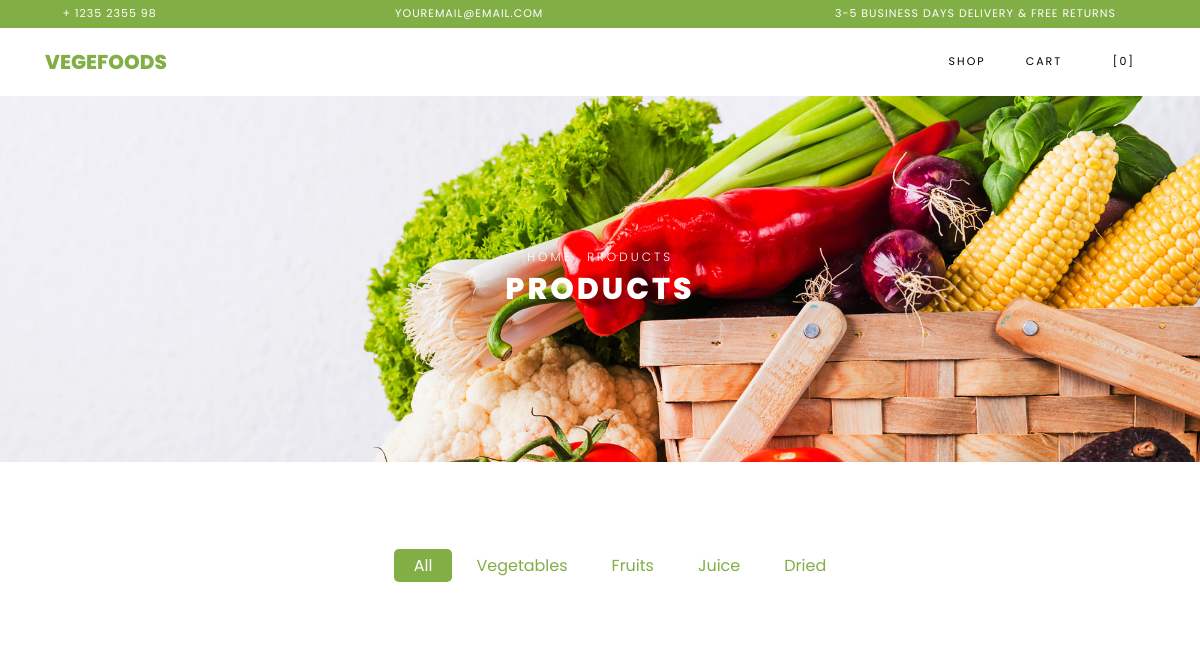
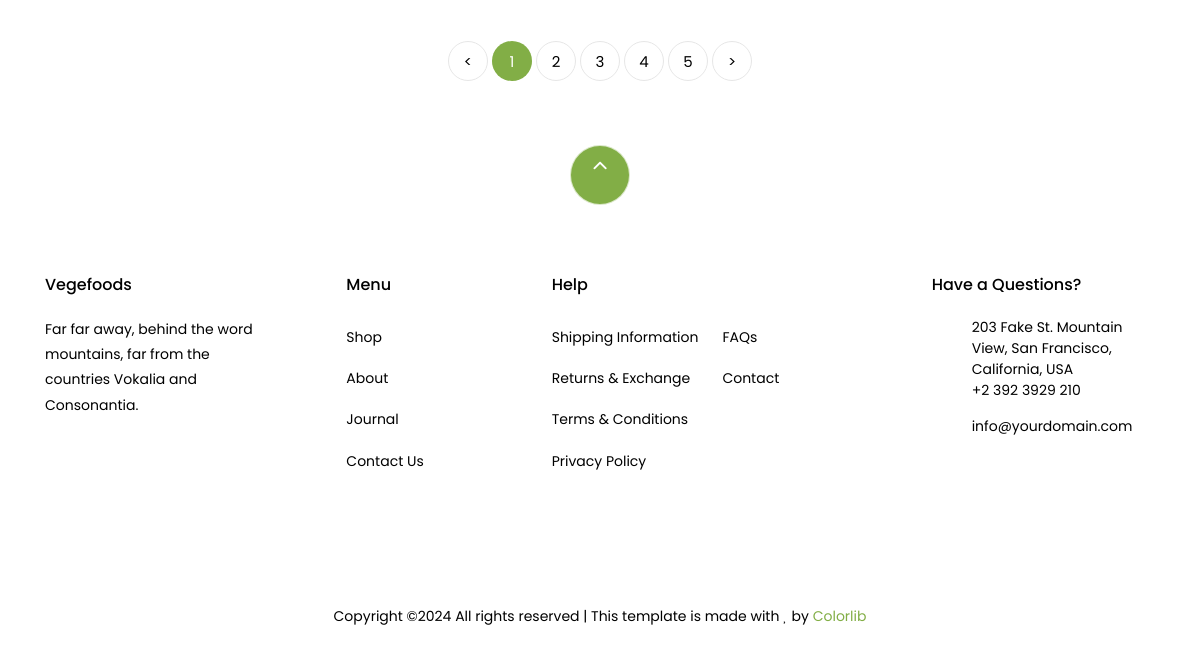
The page /store/ on the database as committed earlier (2 pictures, top to bottom).
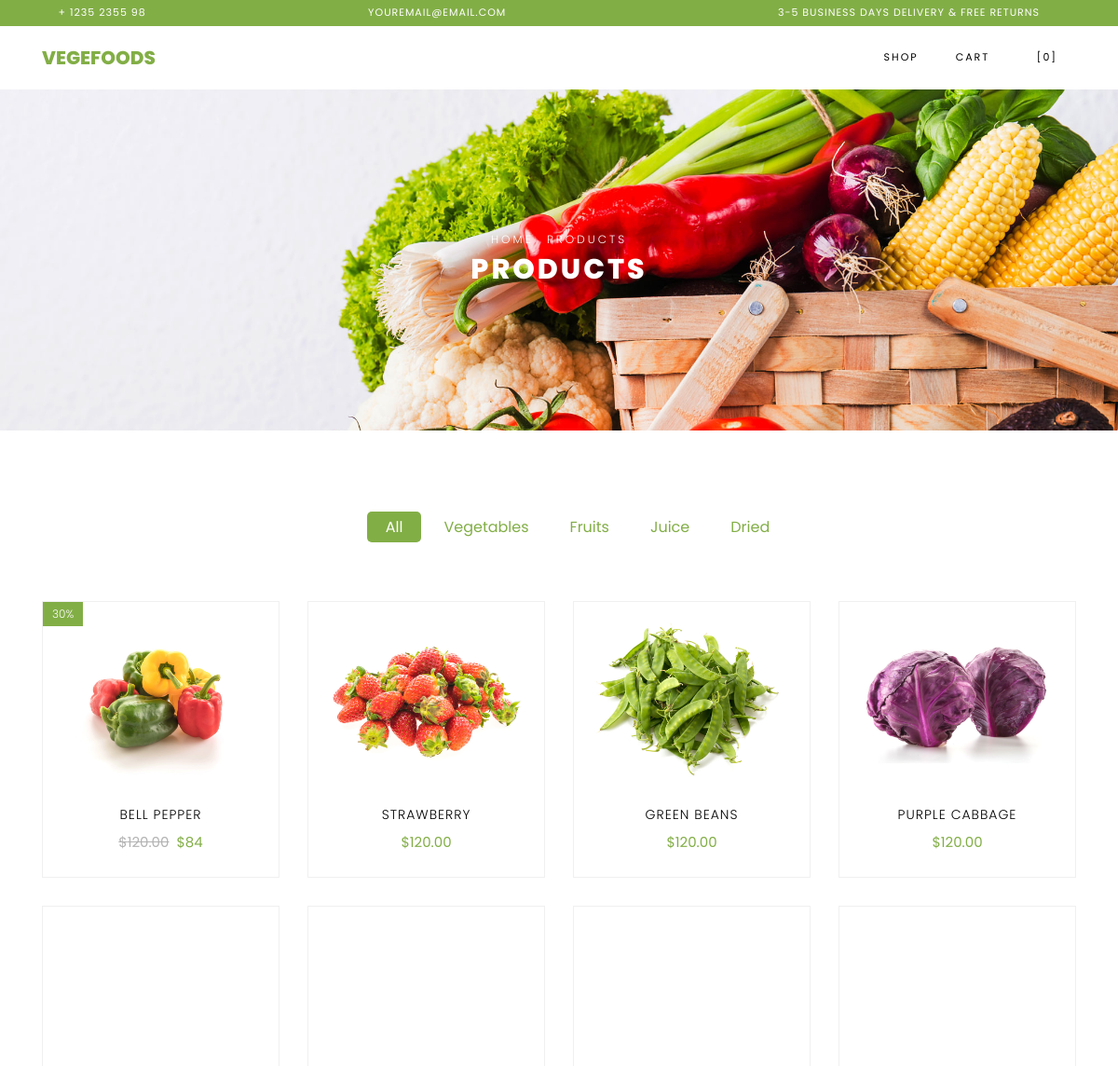
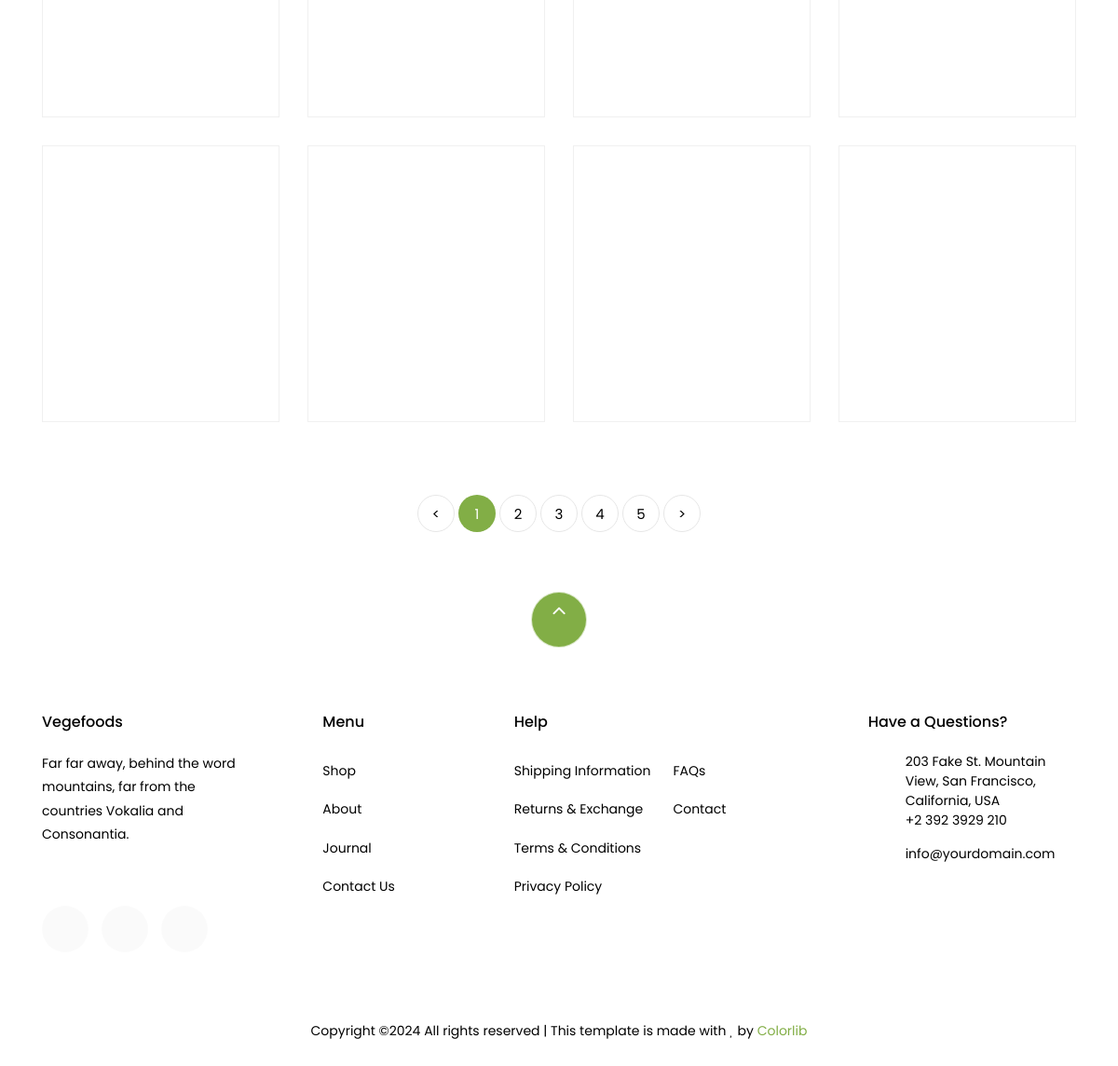
The same page on the database as committed later (2 pictures, top to bottom).
### store/models.py (models this page shows, shortened)
class Product(models.Model):
    name = models.CharField(max_length=255)
    description = models.TextField()
    price = models.DecimalField(max_digits=10, decimal_places=2)
    image = models.ImageField(upload_to='static/products/', null=True, blank=True)
    category = models.ForeignKey(Category, on_delete=models.CASCADE)
    created_time = models.DateTimeField(auto_now_add=True)
    updated_time = models.DateTimeField(auto_now=True)

### store/views.py (the view)
# urls.py: path('', ShopView.as_view(), name="shop"),
class ShopView(View):
    def get(self, request):
        discount_value = Case(When(discount__value__gte=0,
                                   discount__date_begin__lte=timezone.now(),
                                   discount__date_end__gte=timezone.now(),
                                   then=F('discount__value')),
                              default=0,
                              output_field=DecimalField(max_digits=10, decimal_places=2)
                              )
        price_with_discount = ExpressionWrapper(
            F('price') * (100.0 - F('discount_value')) / 100.0,
            output_field=DecimalField(max_digits=10, decimal_places=2)
        )
        products = Product.objects.annotate(
            discount_value=discount_value,
            price_before=F('price'),
            price_after=price_with_discount
        ).values('id', 'name', 'image', 'price_before', 'price_after',
                 'discount_value')
        return render(request, 'store/shop.html', {"data": products})

### store/templates/store/shop.html (shortened to what this page needs)
{% extends 'store/base.html' %}
{% load static %}
{% block content %}
<div class="hero-wrap hero-bread" style="background-image: url({% static 'store/images/bg_1.jpg'%});">
	<div class="container">
	  <div class="row no-gutters slider-text align-items-center justify-content-center">
		<div class="col-md-9 ftco-animate text-center">
			<p class="breadcrumbs"><span class="mr-2"><a href="index.html">Home</a></span> <span>Products</span></p>
		  <h1 class="mb-0 bread">Products</h1>
		</div>
	  </div>
	</div>
  </div>
  <section class="ftco-section">
	  <div class="container">
		  <div class="row justify-content-center">
			  <div class="col-md-10 mb-5 text-center">
				  <ul class="product-category">
					  <li><a href="#" class="active">All</a></li>
					  <li><a href="#">Vegetables</a></li>
					  <li><a href="#">Fruits</a></li>
					  <li><a href="#">Juice</a></li>
					  <li><a href="#">Dried</a></li>
				  </ul>
			  </div>
		  </div>
		  <div class="row">
			  {% for product in data %}
			  <div class="col-md-6 col-lg-3 ftco-animate">
				  <div class="product">
					  <a href="{% url 'store:product' product.id %}" class="img-prod"><img class="img-fluid" src="/{{ product.image }}" alt="Colorlib Template">
						  {% if product.discount_value %}
						  <span class="status">{{product.discount_value}}%</span>
						  {% endif %}
					  </a>
					  <div class="text py-3 pb-4 px-3 text-center">
						  <h3><a href="#">{{product.name}}</a></h3>
						  <div class="d-flex">
							  <div class="pricing">
								  {% if product.discount_value %}
								  <p class="price"><span class="mr-2 price-dc">${{product.price_before}}</span><span class="price-sale">${{product.price_after}}</span></p>
								  {% else %}
								  <p class="price"><span>${{product.price_before}}</span></p>
								  {% endif %}
							  </div>
						  </div>
					  </div>
				  </div>
			  </div>
			  {% endfor %}
		  </div>
		  <div class="row mt-5">
		<div class="col text-center">
		  <div class="block-27">
			<ul>
			  <li><a href="#">&lt;</a></li>
			  <li class="active"><span>1</span></li>
			  <li><a href="#">2</a></li>
			  <li><a href="#">3</a></li>
			  <li><a href="#">4</a></li>
			  <li><a href="#">5</a></li>
			  <li><a href="#">&gt;</a></li>
			</ul>
		  </div>
		</div>
	  </div>
	  </div>
  </section>
{% endblock %}

### store/templates/store/base.html (shortened to what this page needs)
{% load static %}
<!DOCTYPE html>
<html lang="en">
{% block header %}
  <head>
    <link rel="stylesheet" href="{% static 'store/css/open-iconic-bootstrap.min.css'%}">
    <link rel="stylesheet" href="{% static 'store/css/animate.css'%}">
    <link rel="stylesheet" href="{% static 'store/css/owl.carousel.min.css'%}">
    <link rel="stylesheet" href="{% static 'store/css/owl.theme.default.min.css'%}">
    <link rel="stylesheet" href="{% static 'store/css/magnific-popup.css'%}">
    <link rel="stylesheet" href="{% static 'store/css/aos.css'%}">
    <link rel="stylesheet" href="{% static 'store/css/ionicons.min.css'%}">
    <link rel="stylesheet" href="{% static 'store/css/bootstrap-datepicker.css'%}">
    <link rel="stylesheet" href="{% static 'store/css/jquery.timepicker.css'%}">
    <link rel="stylesheet" href="{% static 'store/css/flaticon.css'%}">
    <link rel="stylesheet" href="{% static 'store/css/icomoon.css'%}">
    <link rel="stylesheet" href="{% static 'store/css/style.css'%}">
  </head>
  <body class="goto-here">
		<div class="py-1 bg-primary">
    	<div class="container">
    		<div class="row no-gutters d-flex align-items-start align-items-center px-md-0">
	    		<div class="col-lg-12 d-block">
		    		<div class="row d-flex">
		    			<div class="col-md pr-4 d-flex topper align-items-center">
					    	<div class="icon mr-2 d-flex justify-content-center align-items-center"><span class="icon-phone2"></span></div>
						    <span class="text">+ 1235 2355 98</span>
					    </div>
					    <div class="col-md pr-4 d-flex topper align-items-center">
					    	<div class="icon mr-2 d-flex justify-content-center align-items-center"><span class="icon-paper-plane"></span></div>
						    <span class="text">youremail@email.com</span>
					    </div>
					    <div class="col-md-5 pr-4 d-flex topper align-items-center text-lg-right">
						    <span class="text">3-5 Business days delivery &amp; Free Returns</span>
					    </div>
				    </div>
			    </div>
		    </div>
		  </div>
    </div>
    <nav class="navbar navbar-expand-lg navbar-dark ftco_navbar bg-dark ftco-navbar-light" id="ftco-navbar">
	    <div class="container">
	      <a class="navbar-brand" href="#">Vegefoods</a>
	      <div class="collapse navbar-collapse" id="ftco-nav">
	        <ul class="navbar-nav ml-auto">
              	<li class="nav-item"><a class="nav-link" href="{% url 'store:shop' %}">Shop</a></li>
                <li class="nav-item"><a class="nav-link" href="{% url 'store:cart' %}">Cart</a></li>
	          <li class="nav-item cta cta-colored"><a href="{% url 'store:cart' %}" class="nav-link"><span class="icon-shopping_cart"></span>[0]</a></li>
	        </ul>
	      </div>
	    </div>
	  </nav>
{% endblock %}
{% block content %}
{% endblock %}
{% block footer %}
    <footer class="ftco-footer ftco-section">
      <div class="container">
      	<div class="row">
      		<div class="mouse">
						<a href="#" class="mouse-icon">
							<div class="mouse-wheel"><span class="ion-ios-arrow-up"></span></div>
						</a>
					</div>
      	</div>
        <div class="row mb-5">
          <div class="col-md">
            <div class="ftco-footer-widget mb-4">
              <h2 class="ftco-heading-2">Vegefoods</h2>
              <p>Far far away, behind the word mountains, far from the countries Vokalia and Consonantia.</p>
              <ul class="ftco-footer-social list-unstyled float-md-left float-lft mt-5">
                <li class="ftco-animate"><a href="#"><span class="icon-twitter"></span></a></li>
                <li class="ftco-animate"><a href="#"><span class="icon-facebook"></span></a></li>
                <li class="ftco-animate"><a href="#"><span class="icon-instagram"></span></a></li>
              </ul>
            </div>
          </div>
          <div class="col-md">
            <div class="ftco-footer-widget mb-4 ml-md-5">
              <h2 class="ftco-heading-2">Menu</h2>
              <ul class="list-unstyled">
                <li><a href="#" class="py-2 d-block">Shop</a></li>
                <li><a href="#" class="py-2 d-block">About</a></li>
                <li><a href="#" class="py-2 d-block">Journal</a></li>
                <li><a href="#" class="py-2 d-block">Contact Us</a></li>
              </ul>
            </div>
          </div>
          <div class="col-md-4">
             <div class="ftco-footer-widget mb-4">
              <h2 class="ftco-heading-2">Help</h2>
              <div class="d-flex">
	              <ul class="list-unstyled mr-l-5 pr-l-3 mr-4">
	                <li><a href="#" class="py-2 d-block">Shipping Information</a></li>
	                <li><a href="#" class="py-2 d-block">Returns &amp; Exchange</a></li>
	                <li><a href="#" class="py-2 d-block">Terms &amp; Conditions</a></li>
	                <li><a href="#" class="py-2 d-block">Privacy Policy</a></li>
	              </ul>
	              <ul class="list-unstyled">
	                <li><a href="#" class="py-2 d-block">FAQs</a></li>
	                <li><a href="#" class="py-2 d-block">Contact</a></li>
	              </ul>
	            </div>
            </div>
          </div>
          <div class="col-md">
            <div class="ftco-footer-widget mb-4">
            	<h2 class="ftco-heading-2">Have a Questions?</h2>
            	<div class="block-23 mb-3">
	              <ul>
	                <li><span class="icon icon-map-marker"></span><span class="text">203 Fake St. Mountain View, San Francisco, California, USA</span></li>
	                <li><a href="#"><span class="icon icon-phone"></span><span class="text">+2 392 3929 210</span></a></li>
	                <li><a href="#"><span class="icon icon-envelope"></span><span class="text">info@yourdomain.com</span></a></li>
	              </ul>
	            </div>
            </div>
          </div>
        </div>
        <div class="row">
          <div class="col-md-12 text-center">
            <p>
						  Copyright &copy;<script>document.write(new Date().getFullYear());</script> All rights reserved | This template is made with <i class="icon-heart color-danger" aria-hidden="true"></i> by <a href="https://colorlib.com" target="_blank">Colorlib</a>
						</p>
          </div>
        </div>
      </div>
    </footer>
{% endblock %}
  </body>
</html>

### store/static/store/css/icomoon.css (style rules this page uses)
[class^="icon-"], [class*=" icon-"] { font-family: 'icomoon' !important; speak: none; font-style: normal; font-weight: normal; font-variant: normal; text-transform: none; line-height: 1; -webkit-font-smoothing: antialiased; -moz-osx-font-smoothing: grayscale; }
.icon-heart:before { content: "\f004"; }
.icon-map-marker:before { content: "\f041"; }
.icon-phone:before { content: "\f095"; }
.icon-twitter:before { content: "\f099"; }
.icon-facebook:before { content: "\f09a"; }
.icon-envelope:before { content: "\f0e0"; }
.icon-instagram:before { content: "\f16d"; }
.icon-paper-plane:before { content: "\f1d8"; }
.icon-phone2:before { content: "\e0cd"; }
.icon-shopping_cart:before { content: "\e8cc"; }

Rows that differ between the two databases and show on the page:
added Product: image (picture), discount_value "30", name "BELL PEPPER"
added Product: image (picture), name "STRAWBERRY"
added Product: image (picture), name "GREEN BEANS"
added Product: image (picture), name "PURPLE CABBAGE"
